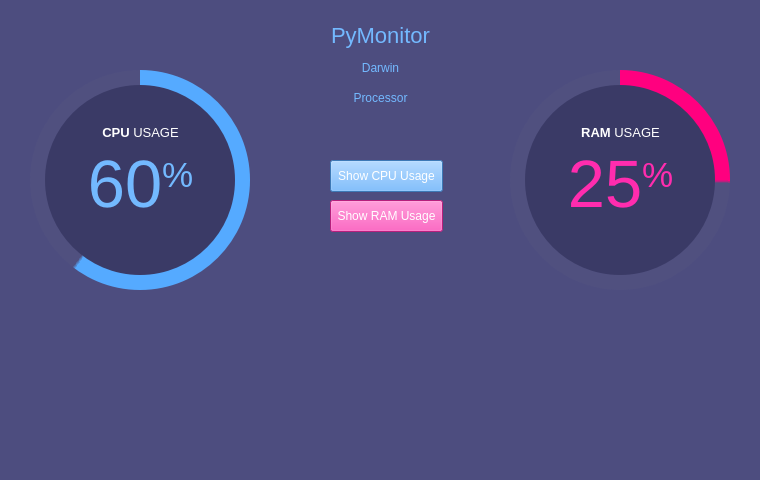
<?xml version="1.0" encoding="UTF-8"?>
<ui version="4.0">
 <class>MainWindow</class>
 <widget class="QMainWindow" name="MainWindow">
  <property name="geometry">
   <rect>
    <x>0</x>
    <y>0</y>
    <width>760</width>
    <height>480</height>
   </rect>
  </property>
  <property name="minimumSize">
   <size>
    <width>760</width>
    <height>480</height>
   </size>
  </property>
  <property name="maximumSize">
   <size>
    <width>760</width>
    <height>480</height>
   </size>
  </property>
  <property name="windowTitle">
   <string>PyMonitor</string>
  </property>
  <property name="styleSheet">
   <string notr="true">background-color: rgb(77, 77, 127);</string>
  </property>
  <widget class="QWidget" name="centralwidget">
   <widget class="QFrame" name="circularProgressBar_Main">
    <property name="geometry">
     <rect>
      <x>20</x>
      <y>60</y>
      <width>240</width>
      <height>240</height>
     </rect>
    </property>
    <property name="styleSheet">
     <string notr="true">background-color: none;</string>
    </property>
    <property name="frameShape">
     <enum>QFrame::NoFrame</enum>
    </property>
    <property name="frameShadow">
     <enum>QFrame::Raised</enum>
    </property>
    <widget class="QFrame" name="circularProgressCPU">
     <property name="geometry">
      <rect>
       <x>10</x>
       <y>10</y>
       <width>220</width>
       <height>220</height>
      </rect>
     </property>
     <property name="styleSheet">
      <string notr="true">QFrame{
	border-radius: 110px;	
	background-color: qconicalgradient(cx:0.5, cy:0.5, angle:90, stop:0.400 rgba(85, 170, 255, 255), stop:0.395 rgba(255, 255, 255, 0));
}</string>
     </property>
     <property name="frameShape">
      <enum>QFrame::StyledPanel</enum>
     </property>
     <property name="frameShadow">
      <enum>QFrame::Raised</enum>
     </property>
    </widget>
    <widget class="QFrame" name="circularBg">
     <property name="geometry">
      <rect>
       <x>10</x>
       <y>10</y>
       <width>220</width>
       <height>220</height>
      </rect>
     </property>
     <property name="styleSheet">
      <string notr="true">QFrame{
	border-radius: 110px;	
	background-color: rgba(85, 85, 127, 100);
}</string>
     </property>
     <property name="frameShape">
      <enum>QFrame::StyledPanel</enum>
     </property>
     <property name="frameShadow">
      <enum>QFrame::Raised</enum>
     </property>
    </widget>
    <widget class="QFrame" name="circularContainer">
     <property name="geometry">
      <rect>
       <x>25</x>
       <y>25</y>
       <width>190</width>
       <height>190</height>
      </rect>
     </property>
     <property name="baseSize">
      <size>
       <width>0</width>
       <height>0</height>
      </size>
     </property>
     <property name="styleSheet">
      <string notr="true">QFrame{
	border-radius: 95px;	
	background-color: rgb(58, 58, 102);
}</string>
     </property>
     <property name="frameShape">
      <enum>QFrame::StyledPanel</enum>
     </property>
     <property name="frameShadow">
      <enum>QFrame::Raised</enum>
     </property>
     <widget class="QWidget" name="layoutWidget">
      <property name="geometry">
       <rect>
        <x>10</x>
        <y>40</y>
        <width>171</width>
        <height>125</height>
       </rect>
      </property>
      <layout class="QGridLayout" name="infoLayout">
       <item row="0" column="0">
        <widget class="QLabel" name="labelAplicationName">
         <property name="font">
          <font>
           <family>Helvetica Neue</family>
           <pointsize>10</pointsize>
          </font>
         </property>
         <property name="styleSheet">
          <string notr="true">color: #FFFFFF; background-color: none;</string>
         </property>
         <property name="text">
          <string>&lt;strong&gt;CPU&lt;/strong&gt; USAGE</string>
         </property>
         <property name="alignment">
          <set>Qt::AlignCenter</set>
         </property>
        </widget>
       </item>
       <item row="1" column="0">
        <widget class="QLabel" name="labelPercentageCPU">
         <property name="font">
          <font>
           <family>Helvetica Neue</family>
           <pointsize>30</pointsize>
          </font>
         </property>
         <property name="styleSheet">
          <string notr="true">color: rgb(115, 185, 255); padding: 0px; background-color: none;</string>
         </property>
         <property name="text">
          <string>&lt;p align=&quot;center&quot;&gt;&lt;span style=&quot; font-size:50pt;&quot;&gt;60&lt;/span&gt;&lt;span style=&quot; font-size:40pt; vertical-align:super;&quot;&gt;%&lt;/span&gt;&lt;/p&gt;</string>
         </property>
         <property name="alignment">
          <set>Qt::AlignCenter</set>
         </property>
         <property name="indent">
          <number>-1</number>
         </property>
        </widget>
       </item>
       <item row="2" column="0">
        <widget class="QLabel" name="labelCredits">
         <property name="font">
          <font>
           <family>Helvetica Neue</family>
           <pointsize>8</pointsize>
          </font>
         </property>
         <property name="styleSheet">
          <string notr="true">color: rgb(148, 148, 216); background-color: none;</string>
         </property>
         <property name="text">
          <string>&lt;html&gt;&lt;head/&gt;&lt;body&gt;&lt;p&gt;&lt;br/&gt;&lt;/p&gt;&lt;/body&gt;&lt;/html&gt;</string>
         </property>
         <property name="alignment">
          <set>Qt::AlignCenter</set>
         </property>
        </widget>
       </item>
      </layout>
     </widget>
    </widget>
    <zorder>circularBg</zorder>
    <zorder>circularProgressCPU</zorder>
    <zorder>circularContainer</zorder>
   </widget>
   <widget class="QFrame" name="circularProgressBar_Main_3">
    <property name="geometry">
     <rect>
      <x>500</x>
      <y>60</y>
      <width>240</width>
      <height>240</height>
     </rect>
    </property>
    <property name="styleSheet">
     <string notr="true">background-color: none;</string>
    </property>
    <property name="frameShape">
     <enum>QFrame::NoFrame</enum>
    </property>
    <property name="frameShadow">
     <enum>QFrame::Raised</enum>
    </property>
    <widget class="QFrame" name="circularProgressRAM">
     <property name="geometry">
      <rect>
       <x>10</x>
       <y>10</y>
       <width>220</width>
       <height>220</height>
      </rect>
     </property>
     <property name="styleSheet">
      <string notr="true">QFrame{
	border-radius: 110px;	
	background-color: qconicalgradient(cx:0.5, cy:0.5, angle:90, stop:0.750 rgba(255, 0, 127, 255), stop:0.745 rgba(255, 255, 255, 0));
}</string>
     </property>
     <property name="frameShape">
      <enum>QFrame::StyledPanel</enum>
     </property>
     <property name="frameShadow">
      <enum>QFrame::Raised</enum>
     </property>
    </widget>
    <widget class="QFrame" name="circularBg_3">
     <property name="geometry">
      <rect>
       <x>10</x>
       <y>10</y>
       <width>220</width>
       <height>220</height>
      </rect>
     </property>
     <property name="styleSheet">
      <string notr="true">QFrame{
	border-radius: 110px;	
	background-color: rgba(85, 85, 127, 100);
}</string>
     </property>
     <property name="frameShape">
      <enum>QFrame::StyledPanel</enum>
     </property>
     <property name="frameShadow">
      <enum>QFrame::Raised</enum>
     </property>
    </widget>
    <widget class="QFrame" name="circularContainer_3">
     <property name="geometry">
      <rect>
       <x>25</x>
       <y>25</y>
       <width>190</width>
       <height>190</height>
      </rect>
     </property>
     <property name="baseSize">
      <size>
       <width>0</width>
       <height>0</height>
      </size>
     </property>
     <property name="styleSheet">
      <string notr="true">QFrame{
	border-radius: 95px;	
	background-color: rgb(58, 58, 102);
}</string>
     </property>
     <property name="frameShape">
      <enum>QFrame::StyledPanel</enum>
     </property>
     <property name="frameShadow">
      <enum>QFrame::Raised</enum>
     </property>
     <widget class="QWidget" name="layoutWidget_3">
      <property name="geometry">
       <rect>
        <x>10</x>
        <y>40</y>
        <width>171</width>
        <height>125</height>
       </rect>
      </property>
      <layout class="QGridLayout" name="infoLayout_3">
       <item row="0" column="0">
        <widget class="QLabel" name="labelAplicationName_3">
         <property name="font">
          <font>
           <family>Helvetica Neue</family>
           <pointsize>10</pointsize>
          </font>
         </property>
         <property name="styleSheet">
          <string notr="true">color: #FFFFFF; background-color: none;</string>
         </property>
         <property name="text">
          <string>&lt;strong&gt;RAM&lt;/strong&gt; USAGE</string>
         </property>
         <property name="alignment">
          <set>Qt::AlignCenter</set>
         </property>
        </widget>
       </item>
       <item row="1" column="0">
        <widget class="QLabel" name="labelPercentageRAM">
         <property name="font">
          <font>
           <family>Helvetica Neue</family>
           <pointsize>30</pointsize>
          </font>
         </property>
         <property name="styleSheet">
          <string notr="true">color: rgb(255, 44, 174); padding: 0px; background-color: none;</string>
         </property>
         <property name="text">
          <string>&lt;p align=&quot;center&quot;&gt;&lt;span style=&quot; font-size:50pt;&quot;&gt;25&lt;/span&gt;&lt;span style=&quot; font-size:40pt; vertical-align:super;&quot;&gt;%&lt;/span&gt;&lt;/p&gt;</string>
         </property>
         <property name="alignment">
          <set>Qt::AlignCenter</set>
         </property>
         <property name="indent">
          <number>-1</number>
         </property>
        </widget>
       </item>
       <item row="2" column="0">
        <widget class="QLabel" name="labelCredits_3">
         <property name="font">
          <font>
           <family>Helvetica Neue</family>
           <pointsize>8</pointsize>
          </font>
         </property>
         <property name="styleSheet">
          <string notr="true">color: rgb(148, 148, 216); background-color: none;</string>
         </property>
         <property name="text">
          <string>&lt;html&gt;&lt;head/&gt;&lt;body&gt;&lt;p&gt;&lt;br/&gt;&lt;/p&gt;&lt;/body&gt;&lt;/html&gt;</string>
         </property>
         <property name="alignment">
          <set>Qt::AlignCenter</set>
         </property>
        </widget>
       </item>
      </layout>
     </widget>
    </widget>
    <zorder>circularBg_3</zorder>
    <zorder>circularProgressRAM</zorder>
    <zorder>circularContainer_3</zorder>
   </widget>
   <widget class="QLabel" name="label_title">
    <property name="geometry">
     <rect>
      <x>60</x>
      <y>10</y>
      <width>641</width>
      <height>50</height>
     </rect>
    </property>
    <property name="styleSheet">
     <string notr="true">color: rgb(115, 185, 255); background-color: none; font-size: 22px;</string>
    </property>
    <property name="text">
     <string>PyMonitor</string>
    </property>
    <property name="alignment">
     <set>Qt::AlignCenter</set>
    </property>
   </widget>
   <widget class="QWidget" name="gridLayoutWidget">
    <property name="geometry">
     <rect>
      <x>20</x>
      <y>320</y>
      <width>721</width>
      <height>151</height>
     </rect>
    </property>
    <layout class="QGridLayout" name="gridLayout"/>
   </widget>
   <widget class="QPushButton" name="pushButton">
    <property name="geometry">
     <rect>
      <x>330</x>
      <y>160</y>
      <width>113</width>
      <height>32</height>
     </rect>
    </property>
    <property name="styleSheet">
     <string notr="true">background-color: rgba(85, 170, 255, 255);
color: white;</string>
    </property>
    <property name="text">
     <string>Show CPU Usage</string>
    </property>
   </widget>
   <widget class="QPushButton" name="pushButton_2">
    <property name="geometry">
     <rect>
      <x>330</x>
      <y>200</y>
      <width>113</width>
      <height>32</height>
     </rect>
    </property>
    <property name="styleSheet">
     <string notr="true">background-color: rgb(255, 44, 174);
color: white;</string>
    </property>
    <property name="text">
     <string>Show RAM Usage</string>
    </property>
   </widget>
   <widget class="QLabel" name="label">
    <property name="geometry">
     <rect>
      <x>210</x>
      <y>60</y>
      <width>341</width>
      <height>16</height>
     </rect>
    </property>
    <property name="styleSheet">
     <string notr="true">color: rgb(115, 185, 255); font-size: 12px; padding-left: 2px; padding-right: 2px; border: none;</string>
    </property>
    <property name="text">
     <string>Darwin</string>
    </property>
    <property name="alignment">
     <set>Qt::AlignCenter</set>
    </property>
   </widget>
   <widget class="QLabel" name="label_2">
    <property name="geometry">
     <rect>
      <x>260</x>
      <y>90</y>
      <width>241</width>
      <height>16</height>
     </rect>
    </property>
    <property name="styleSheet">
     <string notr="true">color: rgb(115, 185, 255); font-size: 12px; padding-left: 2px; padding-right: 2px; border: none;</string>
    </property>
    <property name="text">
     <string>Processor</string>
    </property>
    <property name="alignment">
     <set>Qt::AlignCenter</set>
    </property>
   </widget>
  </widget>
 </widget>
 <resources/>
 <connections/>
</ui>
